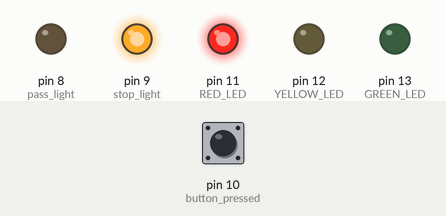
This sketch was run on a simulated Arduino Uno, built with avr-gcc and run on an emulated ATmega328P. Parts: output pins drawn as LEDs (lit = HIGH). Dashed ring = blinking. The test bench sets the inputs (shaded band); at power-on: pin 10 (button_pressed) HIGH.

Above: at 1.2 s.
1.3 s: pin 10 (button_pressed) pulled LOW for 0.15 s
At 1.8 s:
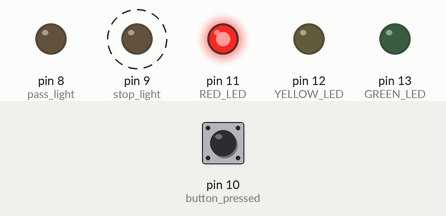
4.4 s: pin 10 (button_pressed) pulled LOW for 1 s
At 5.7 s:
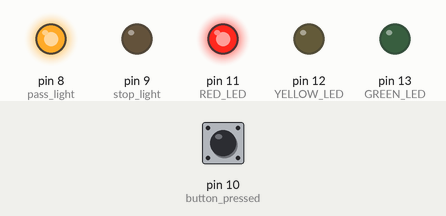
At 25.8 s:
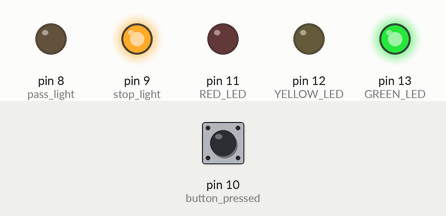
Timing chart, 0 to 26.5 s (numbered marks = the images above; inputs shaded):
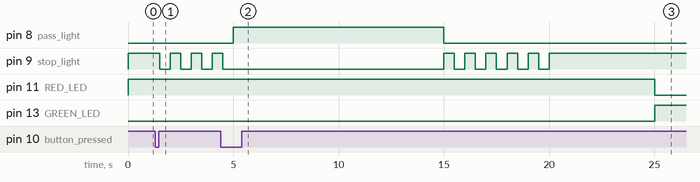

The sketch:

traffic_light_Arduino_UNO_R3.ino
```cpp
long stateStartTime = 0;
int RED_LED = 11;
int GREEN_LED = 13;
int YELLOW_LED = 12;

enum State { RED_STATE, GREEN_STATE, YELLOW_STATE };
State current_state = RED_STATE;

// pedestrian states
enum Pedestrian_state { STOP, PASS };
Pedestrian_state human = STOP;

// to see if button is pressed or no
bool request_pass = false;
int button_pressed = 10;

// pedestrian LEDs
int pass_light = 8;
int stop_light = 9;

void setup() {
  pinMode(RED_LED, OUTPUT);
  pinMode(GREEN_LED, OUTPUT);
  pinMode(YELLOW_LED, OUTPUT);
  pinMode(button_pressed, INPUT_PULLUP);
  pinMode(stop_light, OUTPUT);
  pinMode(pass_light, OUTPUT);
  current_state = RED_STATE;
  stateStartTime = millis();
}

void loop() {
  // check button
  if (digitalRead(button_pressed) == LOW) {
    request_pass = true;
  }

  if(request_pass){
    trafficWithPedestrian();
  }
  else{
    traffic();
  }
}

void traffic(){
  switch(current_state){
    case RED_STATE:
      digitalWrite(RED_LED, HIGH);
      digitalWrite(stop_light, HIGH);
      if (millis() - stateStartTime > 5000){
        digitalWrite(RED_LED, LOW);
        current_state = GREEN_STATE;
        stateStartTime = millis();
      }
      break;

    case GREEN_STATE:
      digitalWrite(GREEN_LED, HIGH);
      digitalWrite(stop_light, HIGH);
      if (millis() - stateStartTime > 5000){
        digitalWrite(GREEN_LED, LOW);
        current_state = YELLOW_STATE;
        stateStartTime = millis();
      }
      break;

    case YELLOW_STATE:
      digitalWrite(YELLOW_LED, HIGH);
      digitalWrite(stop_light, HIGH);
      if(millis() - stateStartTime > 2000){
        digitalWrite(YELLOW_LED, LOW);
        current_state = RED_STATE;
        stateStartTime = millis();
      }
      break;
  }
}

void trafficWithPedestrian() {
  switch(human) {

    case PASS:
      // pass for 10 s
      digitalWrite(RED_LED, HIGH);
      digitalWrite(GREEN_LED, LOW);
      digitalWrite(YELLOW_LED, LOW);
      digitalWrite(pass_light, HIGH);
      digitalWrite(stop_light, LOW);

      if (millis() - stateStartTime > 10000) {
        digitalWrite(pass_light, LOW);
        human = STOP;
        stateStartTime = millis();
      }
      break;

    case STOP:
      // stop for 5s
      if ((millis() / 500) % 2 == 0) {
        digitalWrite(stop_light, HIGH);
      } else {
        digitalWrite(stop_light, LOW);
      }

      if (millis() - stateStartTime > 5000) {
        digitalWrite(stop_light, HIGH);
        request_pass = false;
        human = PASS;
        current_state = RED_STATE;
        stateStartTime = millis();
      }
      break;
  }
}
```

Measured:
- after the input at 1.3 s, pin 9 (stop_light): alternates HIGH for 0.50 s and LOW for 0.50 s, starting after 0.20 s
- after the input at 4.4 s, pin 8 (pass_light): LOW → HIGH after 0.60 s, → LOW 10.0 s later; pin 12 (YELLOW_LED): stays LOW (without the input it goes to HIGH after 10.6 s)
